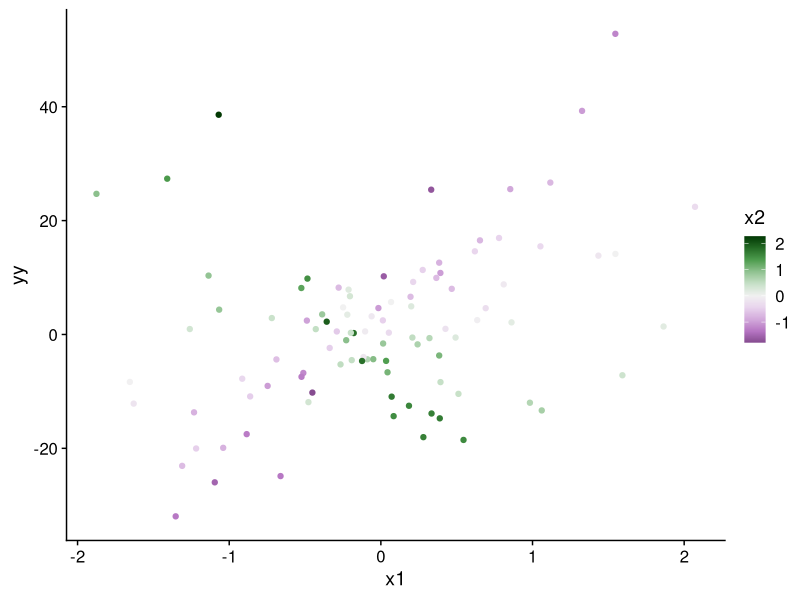

Write the R code that produced this figure.
library(tidyverse)
library(colorspace)
library(cowplot)
theme_set(theme_cowplot())

set.seed(374362)

b1 <- 5
b2 <- -5
b3 <- -20

dat <- tibble(x1 = rnorm(100),
              x2 = rnorm(100),
              yy = b1*x1 + b2*x2 + b3*x1*x2 + rnorm(100,1,4)
)


dat |>
  ggplot(aes(x1,yy, color=x2)) +
  geom_point() +
  scale_color_continuous_diverging(palette = "Purple-Green")
